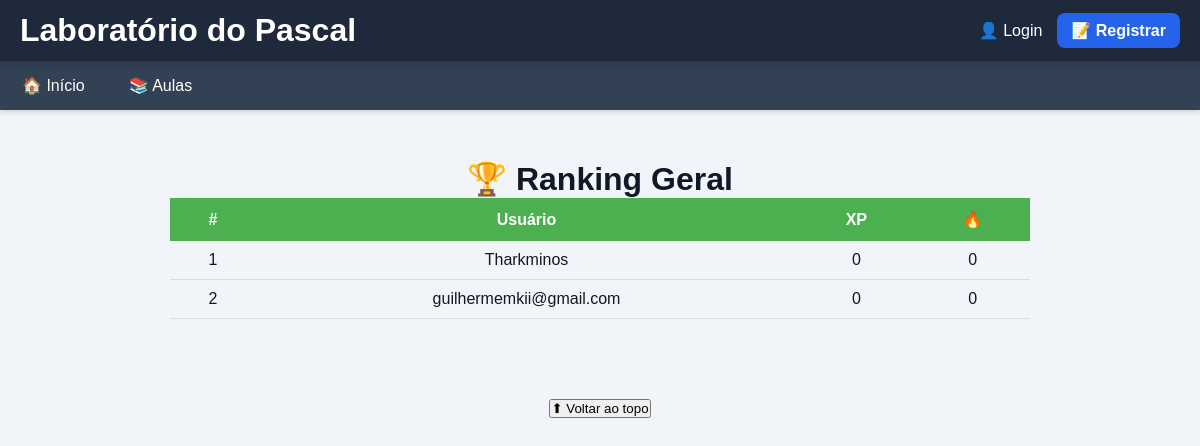
The app's page /ranking, older data.
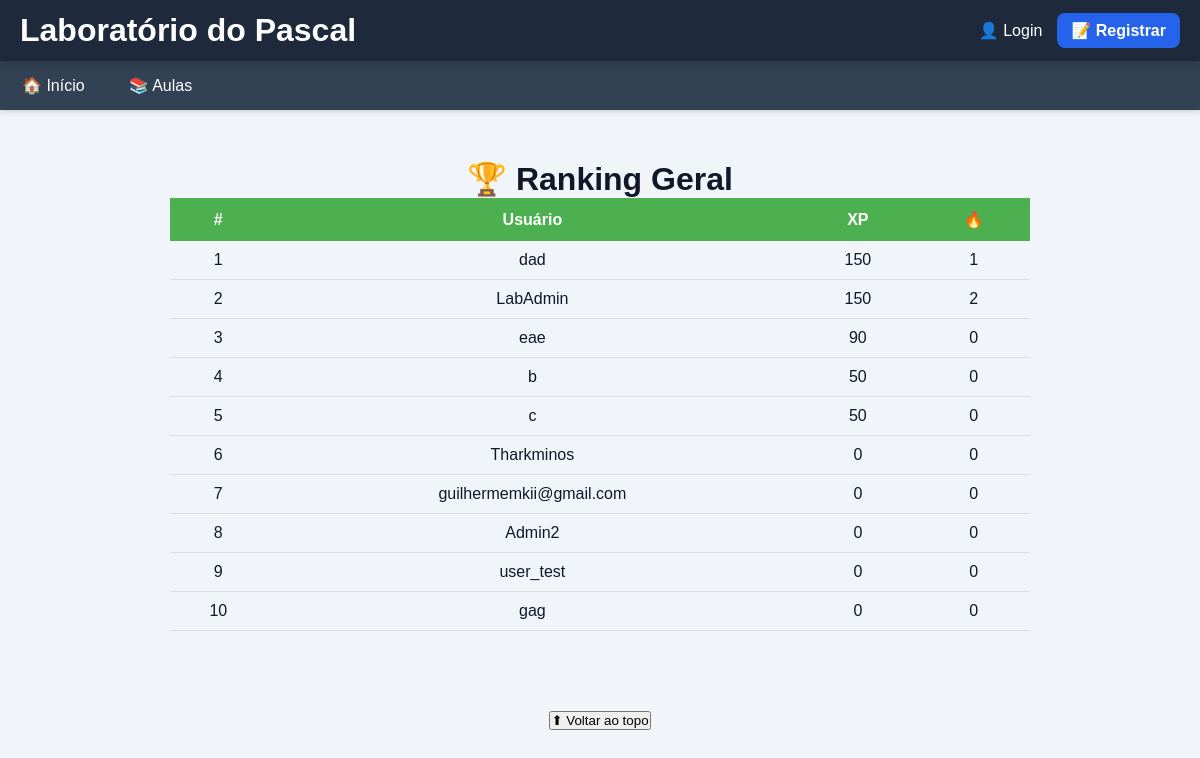
The same page, newer data.
### tables this page shows
CREATE TABLE usuarios (

    id INTEGER PRIMARY KEY AUTOINCREMENT,

    usuario TEXT UNIQUE,

    email TEXT UNIQUE,

    senha TEXT,

    xp INTEGER DEFAULT 0,

    nivel INTEGER DEFAULT 1,

    avatar TEXT,

    bio TEXT

, streak
            INTEGER DEFAULT 0, ultimo_acesso
            TEXT, admin INTEGER DEFAULT 0, professor INTEGER DEFAULT 0, monitor INTEGER DEFAULT 0);

### app.py (the view)
@app.route("/ranking")
def ranking():
    conn = sqlite3.connect(
        "site.db"
    )
    cursor = conn.cursor()
    cursor.execute(
        """
        SELECT
            usuario,
            xp,
            streak
        FROM usuarios
        ORDER BY xp DESC
        LIMIT 10
        """
    )
    ranking = cursor.fetchall()
    posicao_usuario = None
    if "id" in session:
        cursor.execute(
            """
            SELECT COUNT(*) + 1
            FROM usuarios
            WHERE xp >
            (
                SELECT xp
                FROM usuarios
                WHERE id = ?
            )
            """,
            (
                session["id"],
            )
        )
        posicao_usuario = (
            cursor.fetchone()[0]
        )
        cursor.execute(
            """
            SELECT
                usuario,
                xp,
                streak
            FROM usuarios
            WHERE id = ?
            """,
            (
                session["id"],
            )
        )
        usuario_logado = (
            cursor.fetchone()
        )
    else:
        usuario_logado = None
    conn.close()
    return render_template(
        "ranking.html",
        ranking=ranking,
        usuario_logado=usuario_logado,
        posicao_usuario=posicao_usuario
    )# ============== DEBUG NIVEL ===============

### templates/ranking.html (shortened to what this page needs)
{% extends "base.html" %}
{% block content %}
<div class="container-ranking">
    <h1>
        🏆 Ranking Geral
    </h1>
    <table>
        <tr>
            <th>#</th>
            <th>Usuário</th>
            <th>XP</th>
            <th>🔥</th>
        </tr>
        {% for jogador in ranking %}
        <tr
        >
            <td>
                {{ loop.index }}
            </td>
            <td>
                {{ jogador[0] }}
            </td>
            <td>
                {{ jogador[1] }}
            </td>
            <td>
                {{ jogador[2] }}
            </td>
        </tr>
        {% endfor %}
    </table>
</div>
{% endblock %}

### templates/base.html (shortened to what this page needs)
<!DOCTYPE html>
<html lang="pt-br">
<head>
    <link rel="stylesheet"
          href="{{ url_for('static', filename='css/style.css') }}">
</head>
<body>
<header class="topo">
    <div class="logo-area">
        <h1>Laboratório do Pascal</h1>
    </div>
    <div class="login">
        {% if session.usuario %}
            {% if session.admin %}
                <a href="/admin">
                    ⚙️ Admin
                </a>
                <a href="/perfil">
                    👤 Perfil
                </a>
            {% else %}
                <a href="/perfil">
                    👤 Perfil
                </a>
            {% endif %}
            <a href="/logout">
                🚫 Logout ({{ session.usuario }})
            </a>
        {% else %}
            <a href="/login">
                👤 Login
            </a>
            <a href="/register"
               class="btn-register">
                📝 Registrar
            </a>
        {% endif %}
    </div>
</header>
<nav class="menu" id="menu">
    <ul>
    <li><a href="/">🏠 Início</a></li>
    <li><a href="/modulos">📚 Aulas</a></li>
</ul>
</nav>
<main class="conteudo">
    {% block content %}
    {% endblock %}
</main>
<footer class="rodape">
    <button onclick="scrollTopo()">
        ⬆ Voltar ao topo
    </button>
</footer>
</body>
</html>

### static/css/style.css (style rules this page uses)
* { margin: 0; padding: 0; box-sizing: border-box; }
body { font-family: Arial, sans-serif; background: #f1f5f9; color: #111827; }
a { text-decoration: none; }
.topo { display: flex; justify-content: space-between; align-items: center; background: #1e293b; color: white; padding: 12px 20px; position: sticky; top: 0; z-index: 1000; box-shadow: 0 2px 10px rgba(0,0,0,0.2); }
.logo-area { display: flex; align-items: center; gap: 10px; }
.login { display: flex; align-items: center; gap: 15px; }
.login a { color: white; transition: 0.2s; }
.btn-register { background: #2563eb; padding: 8px 14px; border-radius: 8px; font-weight: bold; transition: 0.2s; }
.menu { background:#334155; box-shadow:0 2px 5px rgba(0,0,0,.15); }
.menu ul { display:flex; list-style:none; margin:0; padding:0; }
.menu li { list-style:none; }
.menu li a { display:block; padding:15px 22px; color:white; transition:.2s; }
.conteudo { max-width: 1100px; margin: auto; padding: 30px 20px; }
.conteudo h1 { display:flex; flex-direction:column; align-items:center; text-align:center; }
.rodape { text-align: center; padding: 30px; color: #475569; }
.container-ranking { max-width:900px; margin:auto; padding:20px; }
.container-ranking table { width:100%; border-collapse:collapse; }
.container-ranking th { padding:12px; background:#4caf50; color:white; }
.container-ranking td { padding:10px; text-align:center; border-bottom:1px solid #ddd; }

Row changes from the older to the newer data that the page shows:
added usuarios: usuario "dad", xp "150", streak "1"
added usuarios: usuario "LabAdmin", xp "150", streak "2"
added usuarios: usuario "eae", xp "90", streak "0"
added usuarios: usuario "b", xp "50", streak "0"
added usuarios: usuario "c", xp "50", streak "0"
added usuarios: usuario "Admin2", xp "0", streak "0"
added usuarios: usuario "user_test", xp "0", streak "0"
added usuarios: usuario "gag", xp "0", streak "0"
